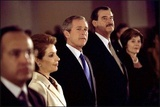
#> input picture oakley-prj/milestone/Testing/0-0000.jpg, 160 x 107 px, shrunk from 400 x 269 before the run, found by its file name; its folder holds 4 pictures in this run
$ python prac.py
#> lines starting #> are read from the running program, lines starting #| are printed output that depends on the picture; after the words box and inside, x2 and y2 are one past the last pixel; in counts of white or black regions, pixels touching at a corner belong together
# practice python viola and jones
import os
import numpy as np
import cv2

trumpNum = 0
otherNum = 0

def nameFace(image):
  global trumpNum
  global otherNum
  path = "C:/Users/matt/Desktop/cmpt469Oakley/oakley-prj/milestone/Faces/Testing"
  cv2.imshow('img', image)
  type = cv2.waitKey(0)
  cv2.destroyAllWindows()
  type = input("Trump (Y) or Not Trump (N)").lower()
  if(type == "y"):
    if(trumpNum >= 100):
      cv2.imwrite(os.path.join(path, '1-'+str(trumpNum)+".jpg"), image)
    elif(trumpNum >= 10):
      cv2.imwrite(os.path.join(path, '1-0'+str(trumpNum)+".jpg"), image)
    else:
      cv2.imwrite(os.path.join(path, '1-00'+str(trumpNum)+".jpg"), image)
    print("Trump")
    trumpNum += 1
  else:
    if(otherNum >= 100):
      cv2.imwrite(os.path.join(path, '0-'+str(otherNum)+".jpg"), image)
    elif(otherNum >= 10):
      cv2.imwrite(os.path.join(path, '0-0'+str(otherNum)+".jpg"), image)
    else:
      cv2.imwrite(os.path.join(path, '0-00'+str(otherNum)+".jpg"), image)
    otherNum += 1
    print("Not Trump")

face_cascade = cv2.CascadeClassifier('haarcascade_frontalface_default.xml')

def runFaces(fileName):
#> called with fileName = '../Testing/0-0000.jpg'
  print(fileName)
  img = cv2.imread(fileName)
#> img is the input picture: shape (107, 160, 3); mean B, G, R 45.3, 48.6, 72.4
  gray = cv2.cvtColor(img, cv2.COLOR_BGR2GRAY)
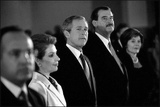
#> gray: shape (107, 160); min 0, max 255, mean 55.3
  faces = face_cascade.detectMultiScale(gray, 1.3, 5)
#> faces = ()
  for (x,y,w,h) in faces:
    cv2.rectangle(img,(x,y),(x+w,y+h),(255,0,0),2)
    roi_gray = gray[y:y+h, x:x+w]
    roi_color = img[y:y+h, x:x+w]
    nameFace(roi_gray)
#> this loop made 0 passes
    #cv2.imshow('img', roi_gray)
    #cv2.waitKey(0)
    #cv2.destroyAllWindows()

'''
for i in range(100):
  if(i >= 10):
    if(os.path.isfile("../Training/1-0" + str(i) + ".jpg")):
      runFaces( ("../Training/1-0" + str(i) + ".jpg") )
    else:
      runFaces( ("../Training/0-0" + str(i) + ".jpg") )

  else:
    if(os.path.isfile("../Training/1-00" + str(i) + ".jpg")):
      runFaces( ("../Training/1-00" + str(i) + ".jpg") )
    else:
      runFaces( ("../Training/0-00" + str(i) + ".jpg") )
'''

for i in range(100):
  if(i >= 10):
    if(os.path.isfile("../Testing/1-00" + str(i) + ".jpg")):
      runFaces( ("../Testing/1-00" + str(i) + ".jpg") )
    else:
      runFaces( ("../Testing/0-00" + str(i) + ".jpg") )

  else:
    if(os.path.isfile("../Testing/1-000" + str(i) + ".jpg")):
      runFaces( ("../Testing/1-000" + str(i) + ".jpg") )
    else:
      runFaces( ("../Testing/0-000" + str(i) + ".jpg") )
#> pass 2 of the loop `for i in range(100):`:
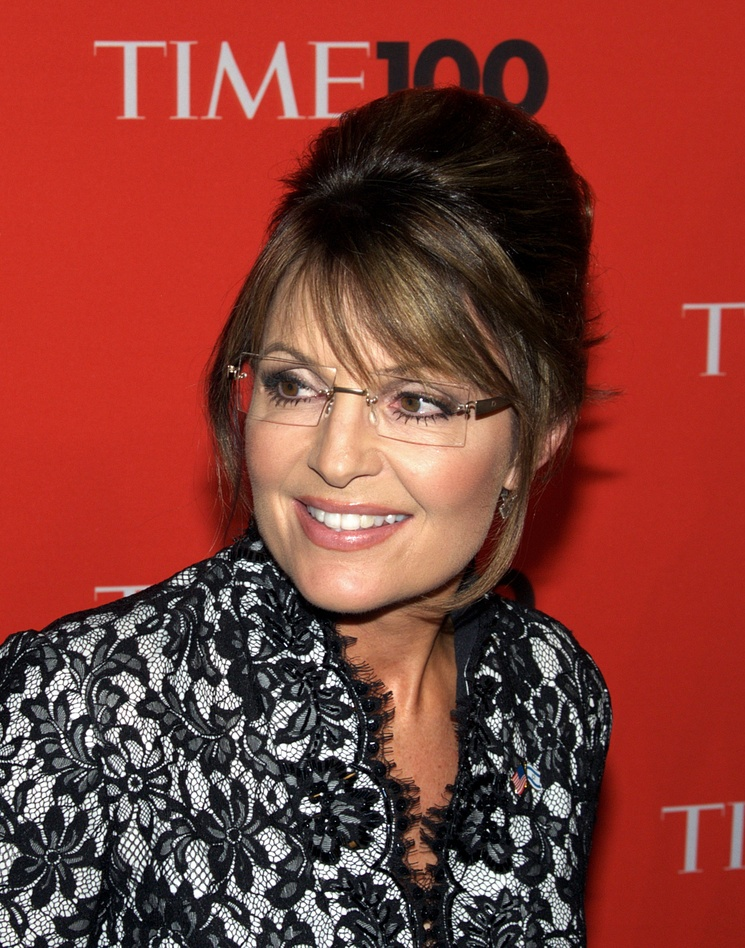
#> input picture oakley-prj/milestone/Testing/0-0001.jpg, 745 x 948 px, shrunk from 1867 x 2376 before the run, found by its file name
#> in runFaces, img is the input picture: shape (948, 745, 3); mean B, G, R 52.9, 60.9, 134.8
#> in runFaces (call 2), `gray = cv2.cvtColor(img, cv2.COLOR_BGR2GRAY)`:
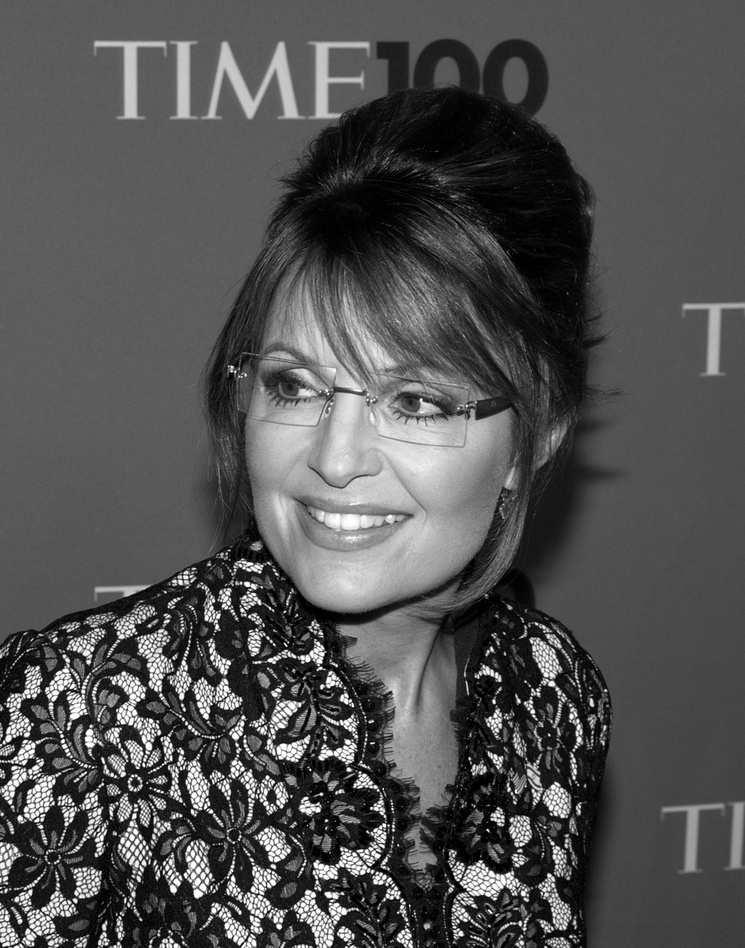
#> gray: shape (948, 745); min 0, max 255, mean 82.1
#> faces = [[199, 283, 304, 304]]
#> the loop in runFaces, `for (x,y,w,h) in faces:` made 1 pass; (key Esc is pressed on pass 1)
#> after the loop in runFaces, `for (x,y,w,h) in faces:`:
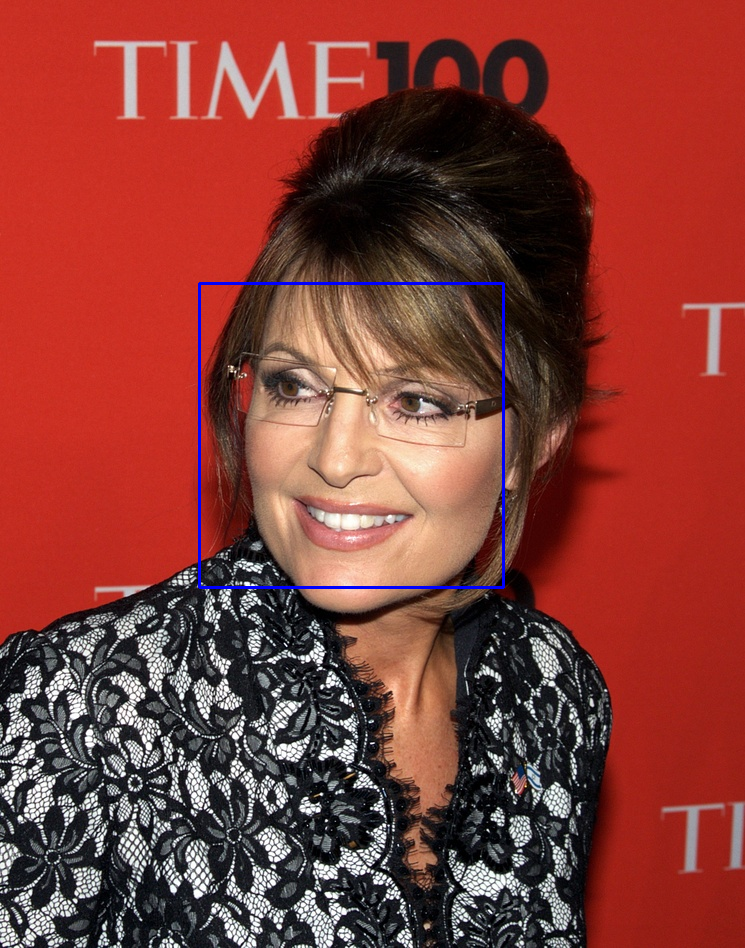
#> img: shape (948, 745, 3); 0.52% of pixels changed, all inside (x1, y1, x2, y2) = (198, 282, 505, 589)
#> (the run stopped early here; a loop or call above may not have finished)
